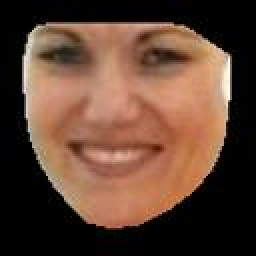
#> input picture project 1/Project_1/images/000017.jpg, 128 x 128 px, found by its file name (shown 2 times larger); its folder holds only this picture in this run
$ jupyter execute --allow-errors 2.1_PCA.ipynb
#> lines starting #> are read from the running program, lines starting #| are printed output that depends on the picture
[cell 1]
import matplotlib.pyplot as plt
import matplotlib.image as img
import numpy as np
from skimage import color
from sklearn.decomposition import PCA
import os
import scipy
import math


# ============ preprocessing: index -> img_name, index -> landmarks ============ #
def read_files(path):
#> `image = color.rgb2hsv(img.imread(img_list[i]))[:, :, 2]`:
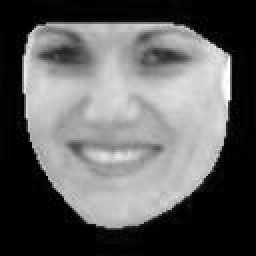
#> image: shape (128, 128) float64 (shown 2 times larger); min 0, max 1, mean 0.377
#> `train_face_matrix[:, i] = np.reshape(image, (128*128))`:
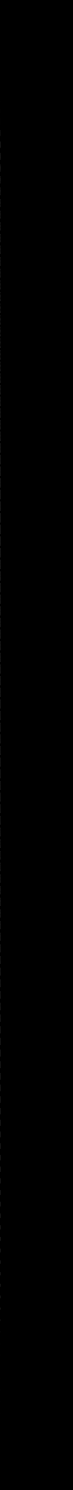
#> train_face_matrix: shape (16384, 800) float64 (shown at 1/11 size); min 0, max 1, mean 0.000471
    file_list = os.listdir(path)
    file_list = [path + file for file in file_list]
    file_list.sort()
    return file_list

# Question 1

[cell 2]
num_train = 800;
num_test = 200;
num_eigenfaces = 10;
img_list = read_files("images/")
train_face_matrix = np.zeros((128*128, 800))
train_face_matrix_central = np.zeros((128*128, 800))
test_face_matrix_origin = []
test_face_matrix_central = np.zeros((128*128, 200))

# ============ 2.1 Q1.1 compute mean face ============= #
mean_face = np.zeros((128, 128))
#> (the rest of this cell did not finish here and is left out)

[cell 3]
# ============ 2.1 Q1.2 compute eigen-faces ============= #
pca = PCA(n_components=50)
pca.fit(train_face_matrix_central.transpose())
eigen_vectors = pca.components_.transpose()

# display first 10 eigen-faces
plt.figure(figsize=(16, 7))
plt.suptitle('First 10 Eigen-faces', fontsize=24,x=0.5,y=0.97)
for i in range(num_eigenfaces):
    eigen_face_img = np.reshape(eigen_vectors[:, i], (128, 128))
    plt.subplot(2, 5, 1+i)
    plt.axis('off')
    plt.title('Eigen Face ' + str(i+1), fontsize=16)
    plt.imshow(eigen_face_img, cmap='Greys_r')
plt.subplots_adjust(wspace=0.2, hspace=0)
plt.show()
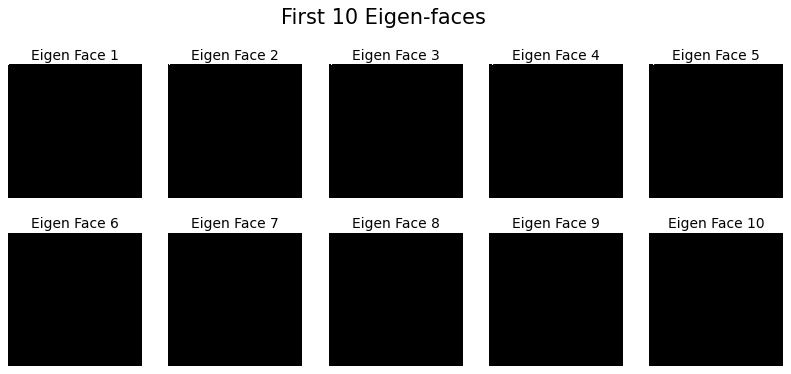
#> figure drawn by matplotlib, 10 panels

[cell 4]
# ============ 2.1 Q1.3 reconstruct 10 faces ============= #
# read and centralize test images
mean_face_matrix = np.zeros((128*128, 200))
#> (the rest of this cell did not finish here and is left out)

[cell 5]
# ============ 2.1 Q1.4 plot reconstruction error ============= #
# extract original channel v
test_face_matrix_v = np.zeros((128*128, 200))
#> (the rest of this cell did not finish here and is left out)

# Question 2

#> (a cell that did not finish here is left out)

#> further down, image is the input picture: shape (128, 128, 3); mean R, G, B 95.7, 66.9, 51.5
train_landmark_matrix = np.zeros((68*2, 800))
train_landmark_matrix_central = np.zeros((68*2, 800))
test_landmark_matrix_origin = []
test_landmark_matrix_central = np.zeros((68*2, 200))

# ============ 2.1 Q2.1 compute mean landmark ============= #
mean_landmark = np.zeros((68, 2))
for i in range(num_train):
    landmark = scipy.io.loadmat(landmark_list[i])['lms']
    mean_landmark += landmark
    train_landmark_matrix[:, i] = np.reshape(landmark, (68*2))

mean_landmark /= num_train
mean_landmark_vector = np.reshape(mean_landmark, (68*2))
plt.imshow(mean_face, cmap='Greys_r') # show grey image (only channel v)
plt.scatter(mean_landmark[:, 0], mean_landmark[:, 1], color='deeppink', lw=0.5)
plt.axis('off')
plt.title('Mean Landmark on Mean Face', fontsize=18)
plt.show()

# centralize train_landmark_matrix
for i in range(num_train):
    train_landmark_matrix_central[:, i] = train_landmark_matrix[:, i] - mean_landmark_vector

[cell 7]
# ============ 2.1 Q2.2 compute eigen-warpings ============= #
pca = PCA(n_components=10)
#> (the rest of this cell did not finish here and is left out)

[cell 8]
# ============ 2.1 Q2.3 reconstruct 10 landmarks ============= #
# read and centralize test landmarks
mean_landmark_matrix = np.zeros((68*2, 200))
#> (the rest of this cell did not finish here and is left out)

[cell 9]
# ============ 2.1 Q2.4 plot reconstruction error ============= #
# calculate reconstruction error over k
errors = []
#> (the rest of this cell did not finish here and is left out)

# Question 3

[cell 10]
# -*- coding: utf-8 -*-
"""
Created on Fri Sep 14 15:26:24 2018

@author: dell
"""
import numpy as np
import cv2
import matplotlib.pyplot as plt
import matplotlib.gridspec as gridspec
import sys
import datetime
import imageio

##################################
# Apply affine transform calculated using srcTri and dstTri to src and
# output an image of size.
# [163 lines left out: functions applyAffineTransform, rectContains, calculateDelaunayTriangles, warpTriangle, warp, plot, not called in this run]

[cell 11]
train_aligned_face_matrix = np.zeros((128*128, 800))
train_aligned_face_matrix_central = np.zeros((128*128, 800))
mean_aligned_face = np.zeros((128, 128))

# ============ 2.1 Q3.1 align training image to mean position ============= #
#> (the rest of this cell did not finish here and is left out)

[cell 12]
# ============ 2.1 Q3.2 compute eigen-faces of aligned faces ============= #
pca = PCA(n_components=50)
pca.fit(train_aligned_face_matrix_central.transpose())
aligned_eigen_vectors = pca.components_.transpose()

# display first 10 aligned eigen-faces
plt.figure(figsize=(16, 7))
plt.suptitle('First 10 Aligned Eigen-faces', fontsize=24,x=0.5,y=0.97)
for i in range(num_eigenfaces):
    eigen_face_img = np.reshape(aligned_eigen_vectors[:, i], (128, 128))
    plt.subplot(2, 5, 1+i)
    plt.axis('off')
    plt.title('Aligned Eigen Face ' + str(i+1), fontsize=14)
    plt.imshow(eigen_face_img, cmap='Greys_r')
plt.subplots_adjust(wspace=0.2, hspace=0)
plt.show()
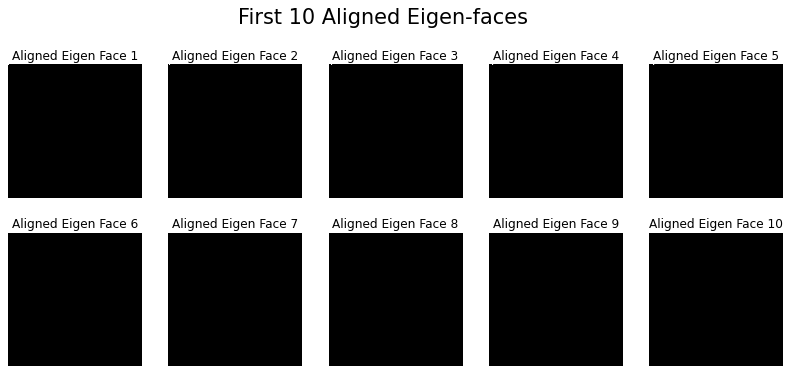
#> figure drawn by matplotlib, 10 panels
